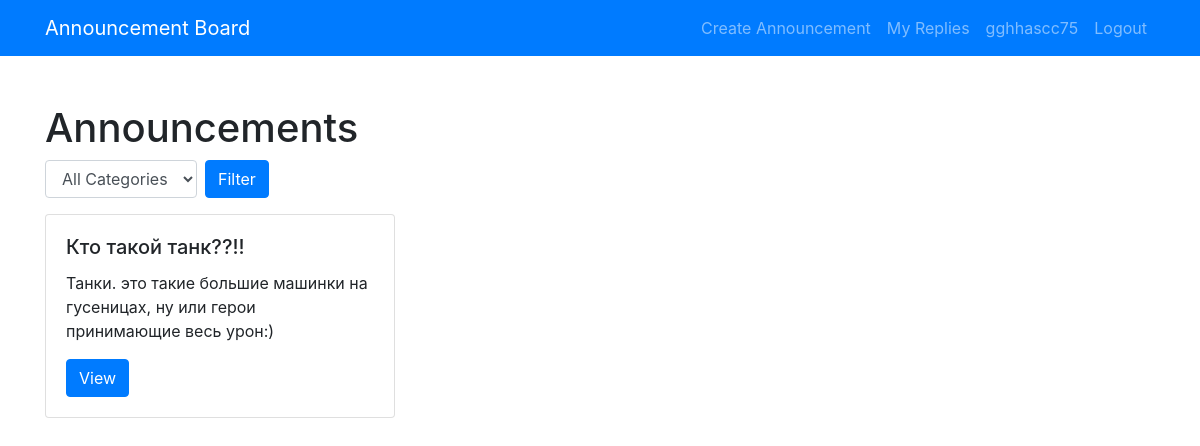
Screenshot of /announcements/ (signed in) with the database file from the repository.
### accounts/models.py (models this page shows, shortened)
class User(AbstractUser, PermissionsMixin):
    email = models.EmailField(unique=True)
    is_active = models.BooleanField(default=False)
    is_staff = models.BooleanField(default=False)
    objects = UserManager()
    USERNAME_FIELD = 'email'
    REQUIRED_FIELDS = []

### announcements/models.py (models this page shows)
class Announcement(models.Model):
    CATEGORIES = (
        ('tanks', 'Танки'),
        ('healers', 'Хилы'),
        ('dd', 'ДД'),
        ('traders', 'Торговцы'),
        ('guildmasters', 'Гилдмастеры'),
        ('questgivers', 'Квестгиверы'),
        ('blacksmiths', 'Кузнецы'),
        ('leatherworkers', 'Кожевники'),
        ('alchemists', 'Зельевары'),
        ('mages', 'Мастера заклинаний'),
    )
    user = models.ForeignKey(User, on_delete=models.CASCADE)
    title = models.CharField(max_length=200)
    content = models.TextField()
    category = models.CharField(max_length=20, choices=CATEGORIES)
    created_at = models.DateTimeField(auto_now_add=True)
    updated_at = models.DateTimeField(auto_now=True)

### announcements/views.py (the view)
# urls.py: path('', views.AnnouncementListView.as_view(), name='announcement_list'),
class AnnouncementListView(LoginRequiredMixin, View):
    def get(self, request):
        category = request.GET.get('category')
        if category:
            announcements = Announcement.objects.filter(category=category)
        else:
            announcements = Announcement.objects.all()
        return render(request, 'announcements/list.html', {'announcements': announcements})

### announcements/templates/announcements/list.html (shortened to what this page needs)
{% extends 'base.html' %}
{% block content %}
<h1>Announcements</h1>
<div class="row mb-3">
    <div class="col-md-12">
        <form class="form-inline">
            <select class="form-control mr-2" name="category">
                <option value="">All Categories</option>
            </select>
            <button type="submit" class="btn btn-primary">Filter</button>
        </form>
    </div>
</div>
<div class="row">
    {% for announcement in announcements %}
        <div class="col-md-4 mb-4">
            <div class="card">
                <div class="card-body">
                    <h5 class="card-title">{{ announcement.title }}</h5>
                    <p class="card-text">{{ announcement.content|truncatewords:20 }}</p>
                    <a href="{% url 'announcement_detail' announcement.id %}" class="btn btn-primary">View</a>
                </div>
            </div>
        </div>
    {% empty %}
        <div class="col-md-12">
            <p>No announcements found.</p>
        </div>
    {% endfor %}
</div>
{% endblock %}

### templates/base.html (shortened to what this page needs)
<!DOCTYPE html>
<html lang="en">
<head>
    <link rel="stylesheet" href="https://stackpath.bootstrapcdn.com/bootstrap/4.5.2/css/bootstrap.min.css">
</head>
<body>
    <nav class="navbar navbar-expand-lg navbar-dark bg-primary">
        <div class="container">
            <a class="navbar-brand" href="{% url 'announcement_list' %}">Announcement Board</a>
            <div class="collapse navbar-collapse" id="navbarNav">
                <ul class="navbar-nav ml-auto">
                    {% if user.is_authenticated %}
                        <li class="nav-item">
                            <a class="nav-link" href="{% url 'announcement_create' %}">Create Announcement</a>
                        </li>
                        <li class="nav-item">
                            <a class="nav-link" href="{% url 'reply_list' %}">My Replies</a>
                        </li>
                        <li class="nav-item">
                            <a class="nav-link" href="#">{{ user.username }}</a>
                        </li>
                        <li class="nav-item">
                            <a class="nav-link" href="{% url 'logout' %}">Logout</a>
                        </li>
                    {% endif %}
                </ul>
            </div>
        </div>
    </nav>
    <div class="container my-5">
        {% block content %}{% endblock %}
    </div>
</body>
</html>

### rows the page displays
User: username "gghhascc75"
Announcement: title "Кто такой танк??!!", content "Танки. это такие большие машинки на гусеницах, ну или герои принимающие весь урон:)"
